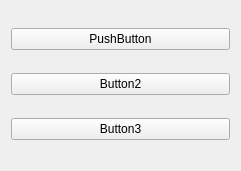
<?xml version="1.0" encoding="UTF-8"?>
<ui version="4.0">
 <class>Form</class>
 <widget class="QWidget" name="Form">
  <property name="geometry">
   <rect>
    <x>0</x>
    <y>0</y>
    <width>241</width>
    <height>171</height>
   </rect>
  </property>
  <property name="windowTitle">
   <string>Form</string>
  </property>
  <layout class="QVBoxLayout" name="verticalLayout">
   <item>
    <widget class="QPushButton" name="b1">
     <property name="text">
      <string>PushButton</string>
     </property>
    </widget>
   </item>
   <item>
    <widget class="QPushButton" name="b2">
     <property name="text">
      <string>Button2</string>
     </property>
    </widget>
   </item>
   <item>
    <widget class="QPushButton" name="b3">
     <property name="text">
      <string>Button3</string>
     </property>
    </widget>
   </item>
  </layout>
 </widget>
 <resources/>
 <connections/>
</ui>
